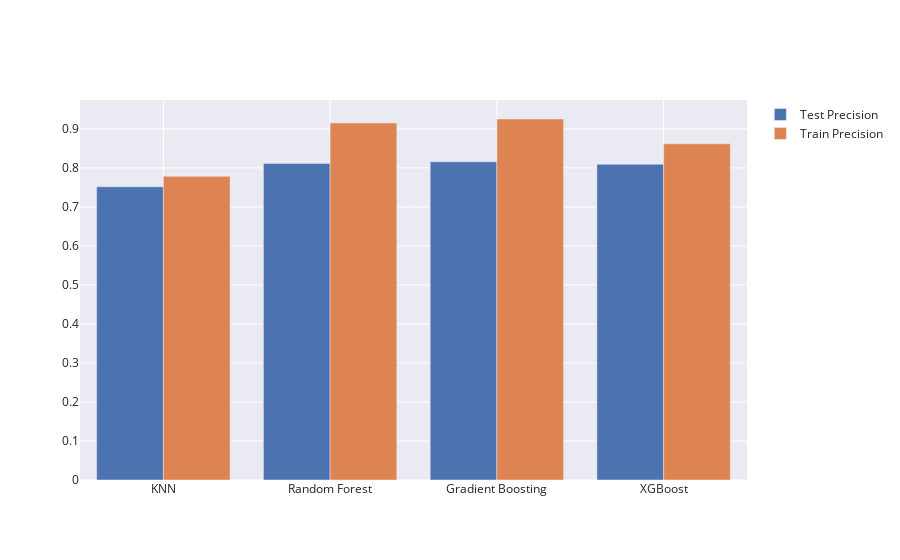

Notebook source saved alongside this figure:
### Code cell
mask = 
fig = go.Figure(data=[
    go.Bar(name='Test Precision', x=all_scores_df.model, y=all_scores_df.test_precision),
    go.Bar(name='Train Precision', x=all_scores_df.model, y=all_scores_df.train_precision)
])
# Change the bar mode
fig.update_layout(barmode='group')
fig.show()

### Figure 1 — Plotly figure (JSON) as saved in the notebook; plotly's stock layout.template omitted (floating-point values rounded to 4 significant figures)
{"data": [{"name": "Test Precision", "type": "bar", "x": ["KNN", "Random Forest", "Gradient Boosting", "XGBoost"], "y": [0.7516, 0.8115, 0.8157, 0.8093]}, {"name": "Train Precision", "type": "bar", "x": ["KNN", "Random Forest", "Gradient Boosting", "XGBoost"], "y": [0.7784, 0.915, 0.9254, 0.8616]}], "layout": {"barmode": "group"}}
